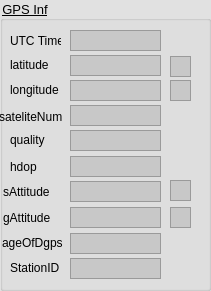
     <widget class="QGroupBox" name="groupBox_22">
      <property name="geometry">
       <rect>
        <x>200</x>
        <y>10</y>
        <width>211</width>
        <height>291</height>
       </rect>
      </property>
      <property name="font">
       <font>
        <pointsize>10</pointsize>
        <underline>true</underline>
       </font>
      </property>
      <property name="styleSheet">
       <string notr="true">background-color: rgba(225, 225, 225, 255);</string>
      </property>
      <property name="title">
       <string>GPS Inf</string>
      </property>
      <widget class="QLabel" name="label_77">
       <property name="geometry">
        <rect>
         <x>10</x>
         <y>33</y>
         <width>51</width>
         <height>16</height>
        </rect>
       </property>
       <property name="font">
        <font>
         <pointsize>9</pointsize>
        </font>
       </property>
       <property name="styleSheet">
        <string notr="true">background-color: rgba(255, 255, 255, 0);</string>
       </property>
       <property name="text">
        <string>UTC Time</string>
       </property>
      </widget>
      <widget class="QTextEdit" name="textEdit_UTC">
       <property name="geometry">
        <rect>
         <x>70</x>
         <y>30</y>
         <width>91</width>
         <height>21</height>
        </rect>
       </property>
       <property name="font">
        <font>
         <pointsize>9</pointsize>
        </font>
       </property>
       <property name="contextMenuPolicy">
        <enum>Qt::DefaultContextMenu</enum>
       </property>
       <property name="styleSheet">
        <string notr="true">background-color: rgb(200, 200, 200);</string>
       </property>
       <property name="inputMethodHints">
        <set>Qt::ImhNone</set>
       </property>
       <property name="verticalScrollBarPolicy">
        <enum>Qt::ScrollBarAlwaysOff</enum>
       </property>
       <property name="readOnly">
        <bool>true</bool>
       </property>
      </widget>
      <widget class="QTextEdit" name="textEdit_latitude">
       <property name="geometry">
        <rect>
         <x>70</x>
         <y>55</y>
         <width>91</width>
         <height>21</height>
        </rect>
       </property>
       <property name="font">
        <font>
         <pointsize>9</pointsize>
        </font>
       </property>
       <property name="contextMenuPolicy">
        <enum>Qt::DefaultContextMenu</enum>
       </property>
       <property name="styleSheet">
        <string notr="true">background-color: rgb(200, 200, 200);</string>
       </property>
       <property name="inputMethodHints">
        <set>Qt::ImhNone</set>
       </property>
       <property name="verticalScrollBarPolicy">
        <enum>Qt::ScrollBarAlwaysOff</enum>
       </property>
       <property name="readOnly">
        <bool>true</bool>
       </property>
      </widget>
      <widget class="QLabel" name="label_118">
       <property name="geometry">
        <rect>
         <x>10</x>
         <y>57</y>
         <width>51</width>
         <height>16</height>
        </rect>
       </property>
       <property name="font">
        <font>
         <pointsize>9</pointsize>
        </font>
       </property>
       <property name="styleSheet">
        <string notr="true">background-color: rgba(255, 255, 255, 0);</string>
       </property>
       <property name="text">
        <string>latitude</string>
       </property>
      </widget>
      <widget class="QTextEdit" name="textEdit_longitude">
       <property name="geometry">
        <rect>
         <x>70</x>
         <y>80</y>
         <width>91</width>
         <height>21</height>
        </rect>
       </property>
       <property name="font">
        <font>
         <pointsize>9</pointsize>
        </font>
       </property>
       <property name="contextMenuPolicy">
        <enum>Qt::DefaultContextMenu</enum>
       </property>
       <property name="styleSheet">
        <string notr="true">background-color: rgb(200, 200, 200);</string>
       </property>
       <property name="inputMethodHints">
        <set>Qt::ImhNone</set>
       </property>
       <property name="verticalScrollBarPolicy">
        <enum>Qt::ScrollBarAlwaysOff</enum>
       </property>
       <property name="readOnly">
        <bool>true</bool>
       </property>
      </widget>
      <widget class="QLabel" name="label_123">
       <property name="geometry">
        <rect>
         <x>10</x>
         <y>82</y>
         <width>61</width>
         <height>16</height>
        </rect>
       </property>
       <property name="font">
        <font>
         <pointsize>9</pointsize>
        </font>
       </property>
       <property name="styleSheet">
        <string notr="true">background-color: rgba(255, 255, 255, 0);</string>
       </property>
       <property name="text">
        <string>longitude</string>
       </property>
      </widget>
      <widget class="QTextEdit" name="textEdit_latitudeSigne">
       <property name="geometry">
        <rect>
         <x>170</x>
         <y>56</y>
         <width>21</width>
         <height>21</height>
        </rect>
       </property>
       <property name="font">
        <font>
         <pointsize>9</pointsize>
        </font>
       </property>
       <property name="contextMenuPolicy">
        <enum>Qt::DefaultContextMenu</enum>
       </property>
       <property name="styleSheet">
        <string notr="true">background-color: rgb(200, 200, 200);</string>
       </property>
       <property name="inputMethodHints">
        <set>Qt::ImhNone</set>
       </property>
       <property name="verticalScrollBarPolicy">
        <enum>Qt::ScrollBarAlwaysOff</enum>
       </property>
       <property name="readOnly">
        <bool>true</bool>
       </property>
      </widget>
      <widget class="QTextEdit" name="textEdit_longitudeSigne">
       <property name="geometry">
        <rect>
         <x>170</x>
         <y>80</y>
         <width>21</width>
         <height>21</height>
        </rect>
       </property>
       <property name="font">
        <font>
         <pointsize>9</pointsize>
        </font>
       </property>
       <property name="contextMenuPolicy">
        <enum>Qt::DefaultContextMenu</enum>
       </property>
       <property name="styleSheet">
        <string notr="true">background-color: rgb(200, 200, 200);</string>
       </property>
       <property name="inputMethodHints">
        <set>Qt::ImhNone</set>
       </property>
       <property name="verticalScrollBarPolicy">
        <enum>Qt::ScrollBarAlwaysOff</enum>
       </property>
       <property name="readOnly">
        <bool>true</bool>
       </property>
      </widget>
      <widget class="QTextEdit" name="textEdit_satelliteNum">
       <property name="geometry">
        <rect>
         <x>70</x>
         <y>105</y>
         <width>91</width>
         <height>21</height>
        </rect>
       </property>
       <property name="font">
        <font>
         <pointsize>9</pointsize>
        </font>
       </property>
       <property name="contextMenuPolicy">
        <enum>Qt::DefaultContextMenu</enum>
       </property>
       <property name="styleSheet">
        <string notr="true">background-color: rgb(200, 200, 200);</string>
       </property>
       <property name="inputMethodHints">
        <set>Qt::ImhNone</set>
       </property>
       <property name="verticalScrollBarPolicy">
        <enum>Qt::ScrollBarAlwaysOff</enum>
       </property>
       <property name="readOnly">
        <bool>true</bool>
       </property>
      </widget>
      <widget class="QLabel" name="label_124">
       <property name="geometry">
        <rect>
         <x>-1</x>
         <y>107</y>
         <width>71</width>
         <height>20</height>
        </rect>
       </property>
       <property name="font">
        <font>
         <pointsize>9</pointsize>
        </font>
       </property>
       <property name="styleSheet">
        <string notr="true">background-color: rgba(255, 255, 255, 0);</string>
       </property>
       <property name="text">
        <string>sateliteNum</string>
       </property>
      </widget>
      <widget class="QTextEdit" name="textEdit_quality">
       <property name="geometry">
        <rect>
         <x>70</x>
         <y>130</y>
         <width>91</width>
         <height>21</height>
        </rect>
       </property>
       <property name="font">
        <font>
         <pointsize>9</pointsize>
        </font>
       </property>
       <property name="contextMenuPolicy">
        <enum>Qt::DefaultContextMenu</enum>
       </property>
       <property name="styleSheet">
        <string notr="true">background-color: rgb(200, 200, 200);</string>
       </property>
       <property name="inputMethodHints">
        <set>Qt::ImhNone</set>
       </property>
       <property name="verticalScrollBarPolicy">
        <enum>Qt::ScrollBarAlwaysOff</enum>
       </property>
       <property name="readOnly">
        <bool>true</bool>
       </property>
      </widget>
      <widget class="QLabel" name="label_137">
       <property name="geometry">
        <rect>
         <x>10</x>
         <y>130</y>
         <width>51</width>
         <height>20</height>
        </rect>
       </property>
       <property name="font">
        <font>
         <pointsize>9</pointsize>
        </font>
       </property>
       <property name="styleSheet">
        <string notr="true">background-color: rgba(255, 255, 255, 0);</string>
       </property>
       <property name="text">
        <string>quality</string>
       </property>
      </widget>
      <widget class="QTextEdit" name="textEdit_hdop">
       <property name="geometry">
        <rect>
         <x>70</x>
         <y>156</y>
         <width>91</width>
         <height>21</height>
        </rect>
       </property>
       <property name="font">
        <font>
         <pointsize>9</pointsize>
        </font>
       </property>
       <property name="contextMenuPolicy">
        <enum>Qt::DefaultContextMenu</enum>
       </property>
       <property name="styleSheet">
        <string notr="true">background-color: rgb(200, 200, 200);</string>
       </property>
       <property name="inputMethodHints">
        <set>Qt::ImhNone</set>
       </property>
       <property name="verticalScrollBarPolicy">
        <enum>Qt::ScrollBarAlwaysOff</enum>
       </property>
       <property name="readOnly">
        <bool>true</bool>
       </property>
      </widget>
      <widget class="QLabel" name="label_138">
       <property name="geometry">
        <rect>
         <x>10</x>
         <y>157</y>
         <width>51</width>
         <height>20</height>
        </rect>
       </property>
       <property name="font">
        <font>
         <pointsize>9</pointsize>
        </font>
       </property>
       <property name="styleSheet">
        <string notr="true">background-color: rgba(255, 255, 255, 0);</string>
       </property>
       <property name="text">
        <string>hdop</string>
       </property>
      </widget>
      <widget class="QTextEdit" name="textEdit_seaAttitude">
       <property name="geometry">
        <rect>
         <x>70</x>
         <y>181</y>
         <width>91</width>
         <height>21</height>
        </rect>
       </property>
       <property name="font">
        <font>
         <pointsize>9</pointsize>
        </font>
       </property>
       <property name="contextMenuPolicy">
        <enum>Qt::DefaultContextMenu</enum>
       </property>
       <property name="styleSheet">
        <string notr="true">background-color: rgb(200, 200, 200);</string>
       </property>
       <property name="inputMethodHints">
        <set>Qt::ImhNone</set>
       </property>
       <property name="verticalScrollBarPolicy">
        <enum>Qt::ScrollBarAlwaysOff</enum>
       </property>
       <property name="readOnly">
        <bool>true</bool>
       </property>
      </widget>
      <widget class="QLabel" name="label_139">
       <property name="geometry">
        <rect>
         <x>3</x>
         <y>182</y>
         <width>61</width>
         <height>20</height>
        </rect>
       </property>
       <property name="font">
        <font>
         <pointsize>9</pointsize>
        </font>
       </property>
       <property name="styleSheet">
        <string notr="true">background-color: rgba(255, 255, 255, 0);</string>
       </property>
       <property name="text">
        <string>sAttitude</string>
       </property>
      </widget>
      <widget class="QTextEdit" name="textEdit_seaAttitudeSigne">
       <property name="geometry">
        <rect>
         <x>170</x>
         <y>180</y>
         <width>21</width>
         <height>21</height>
        </rect>
       </property>
       <property name="font">
        <font>
         <pointsize>9</pointsize>
        </font>
       </property>
       <property name="contextMenuPolicy">
        <enum>Qt::DefaultContextMenu</enum>
       </property>
       <property name="styleSheet">
        <string notr="true">background-color: rgb(200, 200, 200);</string>
       </property>
       <property name="inputMethodHints">
        <set>Qt::ImhNone</set>
       </property>
       <property name="verticalScrollBarPolicy">
        <enum>Qt::ScrollBarAlwaysOff</enum>
       </property>
       <property name="readOnly">
        <bool>true</bool>
       </property>
      </widget>
      <widget class="QTextEdit" name="textEdit_geoAttitude">
       <property name="geometry">
        <rect>
         <x>70</x>
         <y>207</y>
         <width>91</width>
         <height>21</height>
        </rect>
       </property>
       <property name="font">
        <font>
         <pointsize>9</pointsize>
        </font>
       </property>
       <property name="contextMenuPolicy">
        <enum>Qt::DefaultContextMenu</enum>
       </property>
       <property name="styleSheet">
        <string notr="true">background-color: rgb(200, 200, 200);</string>
       </property>
       <property name="inputMethodHints">
        <set>Qt::ImhNone</set>
       </property>
       <property name="verticalScrollBarPolicy">
        <enum>Qt::ScrollBarAlwaysOff</enum>
       </property>
       <property name="readOnly">
        <bool>true</bool>
       </property>
      </widget>
      <widget class="QTextEdit" name="textEdit_geoAttitudeSigne">
       <property name="geometry">
        <rect>
         <x>170</x>
         <y>207</y>
         <width>21</width>
         <height>21</height>
        </rect>
       </property>
       <property name="font">
        <font>
         <pointsize>9</pointsize>
        </font>
       </property>
       <property name="contextMenuPolicy">
        <enum>Qt::DefaultContextMenu</enum>
       </property>
       <property name="styleSheet">
        <string notr="true">background-color: rgb(200, 200, 200);</string>
       </property>
       <property name="inputMethodHints">
        <set>Qt::ImhNone</set>
       </property>
       <property name="verticalScrollBarPolicy">
        <enum>Qt::ScrollBarAlwaysOff</enum>
       </property>
       <property name="readOnly">
        <bool>true</bool>
       </property>
      </widget>
      <widget class="QLabel" name="label_140">
       <property name="geometry">
        <rect>
         <x>3</x>
         <y>208</y>
         <width>61</width>
         <height>20</height>
        </rect>
       </property>
       <property name="font">
        <font>
         <pointsize>9</pointsize>
        </font>
       </property>
       <property name="styleSheet">
        <string notr="true">background-color: rgba(255, 255, 255, 0);</string>
       </property>
       <property name="text">
        <string>gAttitude</string>
       </property>
      </widget>
      <widget class="QTextEdit" name="textEdit_ageOfDgps">
       <property name="geometry">
        <rect>
         <x>70</x>
         <y>233</y>
         <width>91</width>
         <height>21</height>
        </rect>
       </property>
       <property name="font">
        <font>
         <pointsize>9</pointsize>
        </font>
       </property>
       <property name="contextMenuPolicy">
        <enum>Qt::DefaultContextMenu</enum>
       </property>
       <property name="styleSheet">
        <string notr="true">background-color: rgb(200, 200, 200);</string>
       </property>
       <property name="inputMethodHints">
        <set>Qt::ImhNone</set>
       </property>
       <property name="verticalScrollBarPolicy">
        <enum>Qt::ScrollBarAlwaysOff</enum>
       </property>
       <property name="readOnly">
        <bool>true</bool>
       </property>
      </widget>
      <widget class="QLabel" name="label_141">
       <property name="geometry">
        <rect>
         <x>2</x>
         <y>233</y>
         <width>71</width>
         <height>20</height>
        </rect>
       </property>
       <property name="font">
        <font>
         <pointsize>9</pointsize>
        </font>
       </property>
       <property name="styleSheet">
        <string notr="true">background-color: rgba(255, 255, 255, 0);</string>
       </property>
       <property name="text">
        <string>ageOfDgps</string>
       </property>
      </widget>
      <widget class="QTextEdit" name="textEdit_StationID">
       <property name="geometry">
        <rect>
         <x>70</x>
         <y>258</y>
         <width>91</width>
         <height>21</height>
        </rect>
       </property>
       <property name="font">
        <font>
         <pointsize>9</pointsize>
        </font>
       </property>
       <property name="contextMenuPolicy">
        <enum>Qt::DefaultContextMenu</enum>
       </property>
       <property name="styleSheet">
        <string notr="true">background-color: rgb(200, 200, 200);</string>
       </property>
       <property name="inputMethodHints">
        <set>Qt::ImhNone</set>
       </property>
       <property name="verticalScrollBarPolicy">
        <enum>Qt::ScrollBarAlwaysOff</enum>
       </property>
       <property name="readOnly">
        <bool>true</bool>
       </property>
      </widget>
      <widget class="QLabel" name="label_142">
       <property name="geometry">
        <rect>
         <x>10</x>
         <y>258</y>
         <width>61</width>
         <height>20</height>
        </rect>
       </property>
       <property name="font">
        <font>
         <pointsize>9</pointsize>
        </font>
       </property>
       <property name="styleSheet">
        <string notr="true">background-color: rgba(255, 255, 255, 0);</string>
       </property>
       <property name="text">
        <string>StationID</string>
       </property>
      </widget>
      <zorder>label_123</zorder>
      <zorder>label_124</zorder>
      <zorder>label_138</zorder>
      <zorder>label_139</zorder>
      <zorder>label_140</zorder>
      <zorder>label_141</zorder>
      <zorder>label_142</zorder>
      <zorder>label_118</zorder>
      <zorder>label_137</zorder>
      <zorder>textEdit_UTC</zorder>
      <zorder>textEdit_latitude</zorder>
      <zorder>textEdit_longitude</zorder>
      <zorder>textEdit_latitudeSigne</zorder>
      <zorder>textEdit_longitudeSigne</zorder>
      <zorder>textEdit_satelliteNum</zorder>
      <zorder>textEdit_quality</zorder>
      <zorder>label_77</zorder>
      <zorder>textEdit_hdop</zorder>
      <zorder>textEdit_seaAttitude</zorder>
      <zorder>textEdit_seaAttitudeSigne</zorder>
      <zorder>textEdit_geoAttitude</zorder>
      <zorder>textEdit_geoAttitudeSigne</zorder>
      <zorder>textEdit_ageOfDgps</zorder>
      <zorder>textEdit_StationID</zorder>
     </widget>
